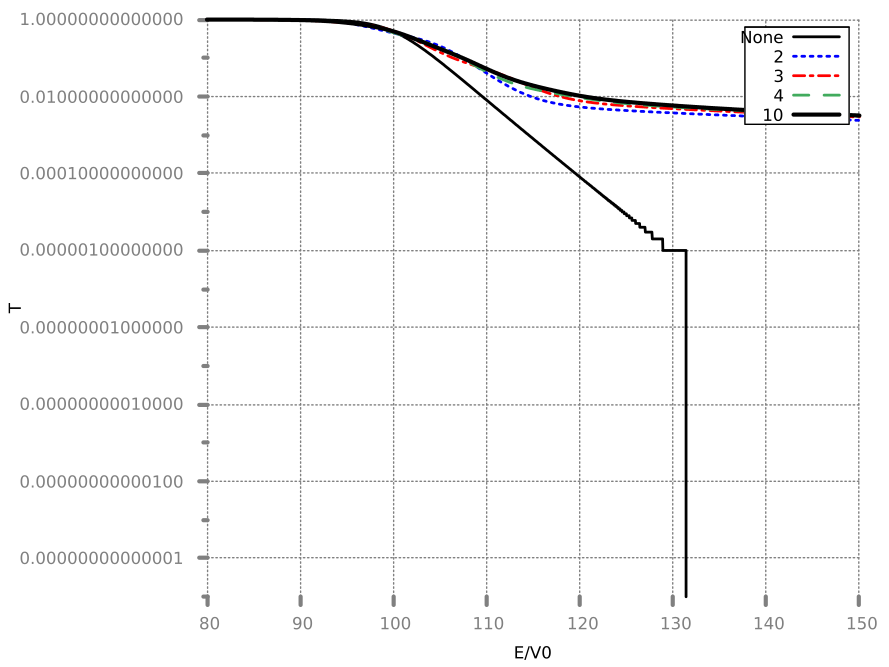

Recreate this plot in gnuplot.
load "stylefile.gp"
set xrange [80:150]
set yrange [0.000000000000001:1]
set log y
set xlabel "E/V0"
set ylabel "T"
plot "N_1.csv" using "E":(1.0-$2) w l title "None", "N_2.csv" using "E":(1.0-$2) w l title "2", "N_3.csv" u "E":(1.0-$2) w l title "3", "N_4.csv" u "E":(1.0-$2) w l title "4", "N_10.csv" u "E":(1.0-$2) w l title "10" lw 3 lc black
